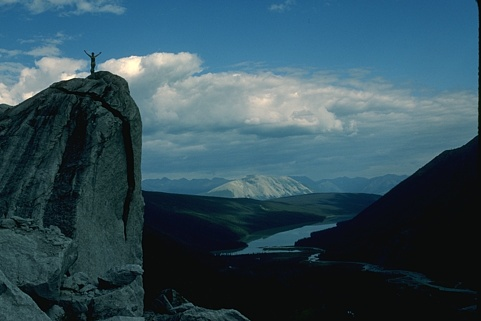
#> input picture images/natural_image_sets/CBSD68/14037.png, 481 x 321 px
$ python GCMV.py
#> lines starting #> are read from the running program, lines starting #| are printed output that depends on the picture; long printed decimals are rounded
#> in simple_example, image is the input picture: shape (321, 481, 3); mean B, G, R 90.4, 78.3, 50.3
#!/usr/bin/python
# -*- coding: UTF-8 -*-
"""
This is the implementation of a baseline method GCMV.
Ref: Mahamdioua, Meriama, and Mohamed Benmohammed. "New mean-variance gamma method for automatic gamma correction." International Journal of Image, Graphics and Signal Processing 9, no. 3 (2017)
Author: Yong Lee
E-Mail: yongli.cv@gmail.com
C-Data: 2021.4.8
"""
import cv2
import time
import numpy as np
import scipy.optimize as op


def GCMV(image, mask=None):
    """
    :param image:  input image, color (3 channels) or gray (1 channel);
    :param mask:  calc gamma value in the mask area, default is the whole image;
    :return: gamma, and output
    """

    # Step 1. Check the inputs: image
    if np.ndim(image) == 3 and image.shape[-1] == 3:  # color image
        hsv = cv2.cvtColor(image, cv2.COLOR_BGR2HSV)
#> hsv: shape (321, 481, 3); mean H, S, V 94, 118.4, 90.9
        img = hsv[:, :, 2]
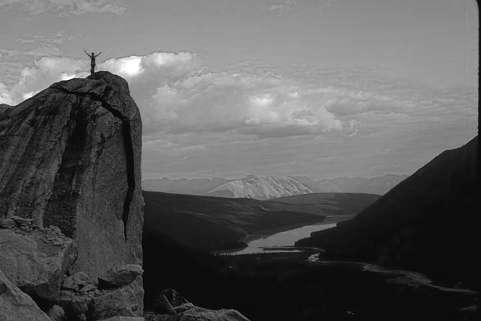
#> img: shape (321, 481); min 3, max 255, mean 90.9
        color_flag = True
    elif np.ndim(image) == 2:  # gray image
        img = image
        color_flag = False
    else:
        print("ERROR：check the input image of AGT function...")
        return 1, None

    if mask is not None:
        mask = mask<255
    else:
        mask = np.ones_like(img)

    # Step 2. Main steps of GCMV
    n_img = img/255.0
    mean = np.mean(n_img)
#> mean = 0.357
    gamma_list = np.arange(0.01,1.01,0.01) if mean<=0.5 else np.arange(1.1,10.1,0.1)
#> gamma_list = 100 values from 0.01 to 1

    score = np.zeros_like(gamma_list)
#> score = 100 values from 0 to 0
    for k, gamma in enumerate(gamma_list):
        t_img = np.power(n_img, gamma)
        m1, v1 = np.mean(t_img, axis=0), np.var(t_img, axis=0)
        m2, v2 = np.mean(t_img, axis=1), np.var(t_img, axis=1)
        score[k] = np.mean(np.power(m1-0.5077,2)) + np.mean(np.power(m2-0.5077,2))+np.mean(np.power(v1-0.0268,2)) + np.mean(np.power(v2-0.0268,2))
#> this loop made 100 passes
#> gamma on passes 1 to 12: 0.01, 0.02, 0.03, 0.04, 0.05, 0.06, 0.07, 0.08, 0.09, 0.1, 0.11, 0.12
#> pass 1, in GCMV, `t_img = np.power(n_img, gamma)`:
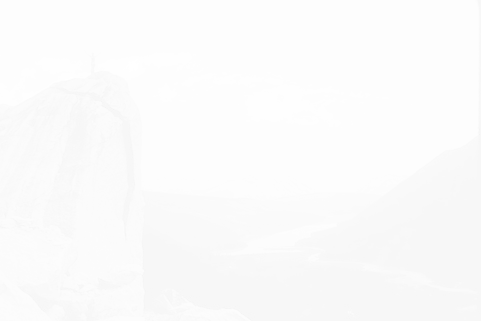
#> t_img: shape (321, 481) float64; min 0.957, max 1, mean 0.986
#> after the loop, score = 100 values, max 0.459 at index 0, min 0.0388 at index 54, mean 0.106

    # grid search for the optimal gamma
    ind = np.argmin(score)
#> ind = 54
    best_gamma =gamma_list[ind]
#> best_gamma = 0.55
    # print(best_gamma)

    # Step 2.4 apply gamma transformation
    n_img = (img+0.5)/256
    output = np.power(n_img, best_gamma)
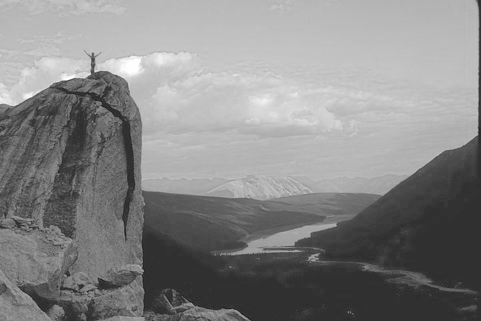
#> output: shape (321, 481) float64; min 0.0943, max 0.999, mean 0.527

    # Step 3.0 stretch back and post-process
    # if mask is not None:
    #     output = (output * 256 - 0.5) * mask / 255.0
    # else:
    output = (output * 256 - 0.5)
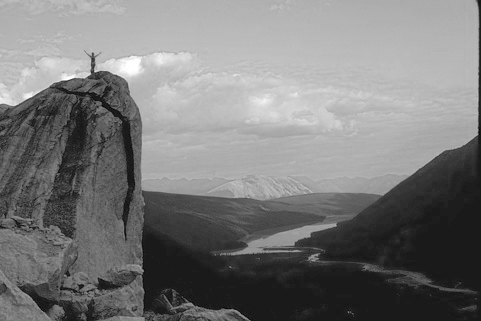
#> output: shape (321, 481) float64; min 23.65, max 255.2, mean 134.5; drawn with min black and max white
    output = output.round().astype(np.uint8)
    if color_flag:
        hsv[:, :, 2] = output
#> hsv: shape (321, 481, 3); mean H, S, V 94, 118.4, 134.4
        output = cv2.cvtColor(hsv, cv2.COLOR_HSV2BGR)
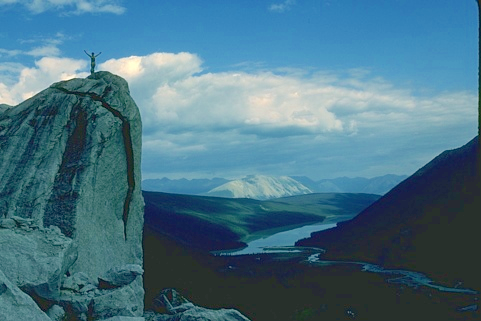
#> output: shape (321, 481, 3); mean B, G, R 133.3, 115.1, 72.3

    return best_gamma, output


# test function
def simple_example():
    image = cv2.imread(r"../../images/natural_image_sets/CBSD68/14037.png")
    visual = False

    start_time = time.time()
    gamma, output = GCMV(image)
#> gamma = 0.55
    end_time = time.time()

    print("Estimated gamma =" + str(gamma) + ", with time cost=" + str(end_time - start_time) + "s")
#| Estimated gamma =0.55, with time cost=0.4417908191680908s
    # [5 lines of commented-out code are left out]
    import matplotlib.pyplot as plt
    plt.figure()
    plt.imshow(image[:, :, ::-1])
    plt.title("Before: GCMV")
    plt.figure()
    plt.imshow(output[:, :, ::-1])
    plt.title("After: GCMV")
    plt.show()


if __name__ == '__main__':
    simple_example()

$ run again, with images/natural_image_sets/CBSD68/101085.png copied over images/natural_image_sets/CBSD68/14037.png
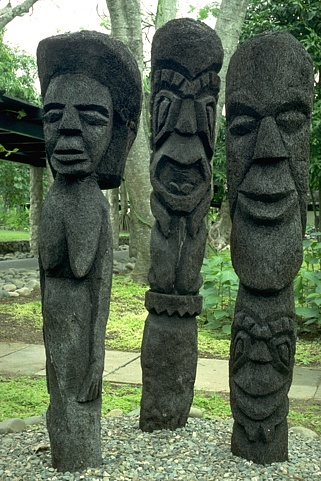
#> input picture images/natural_image_sets/CBSD68/101085.png, 321 x 481 px
#> in simple_example, image is the input picture: shape (481, 321, 3); mean B, G, R 80.9, 102.6, 87.8
#> in GCMV, `img = hsv[:, :, 2]`:
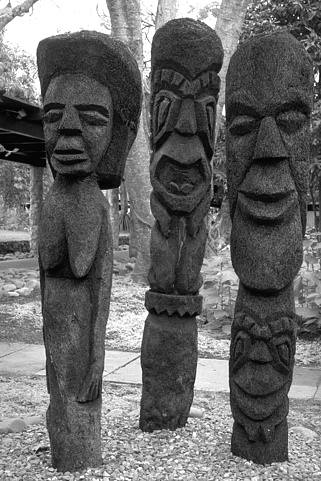
#> img: shape (481, 321); min 0, max 255, mean 102.9
#> mean = 0.403
#> gamma_list = 100 values from 0.01 to 1
#> the loop in GCMV, `for k, gamma in enumerate(gamma_list):` made 100 passes
#> gamma on passes 1 to 8: 0.01, 0.02, 0.03, 0.04, 0.05, 0.06, 0.07, 0.08
#> after the loop in GCMV, `for k, gamma in enumerate(gamma_list):`: score = 100 values, max 0.464 at index 0, min 0.025 at index 65, mean 0.104
#> ind = 65
#> best_gamma = 0.66
#> in GCMV, `output = cv2.cvtColor(hsv, cv2.COLOR_HSV2BGR)`:
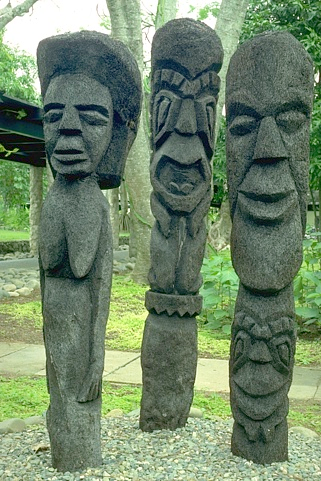
#> output: shape (481, 321, 3); mean B, G, R 105.6, 133.4, 112.1
#| Estimated gamma =0.66, with time cost=0.47004079818725586s

$ run again, with images/natural_image_sets/CBSD68/103070.png copied over images/natural_image_sets/CBSD68/14037.png
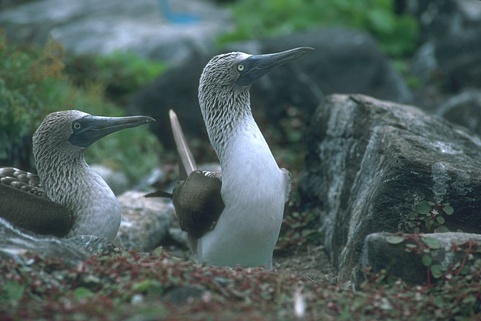
#> input picture images/natural_image_sets/CBSD68/103070.png, 481 x 321 px
#> in simple_example, image is the input picture: shape (321, 481, 3); mean B, G, R 92.7, 95.6, 78.9
#> in GCMV, `img = hsv[:, :, 2]`:
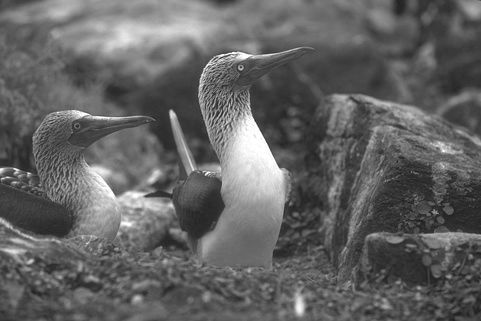
#> img: shape (321, 481); min 29, max 255, mean 99
#> mean = 0.388
#> gamma_list = 100 values from 0.01 to 1
#> the loop in GCMV, `for k, gamma in enumerate(gamma_list):` made 100 passes
#> gamma on passes 1 to 8: 0.01, 0.02, 0.03, 0.04, 0.05, 0.06, 0.07, 0.08
#> after the loop in GCMV, `for k, gamma in enumerate(gamma_list):`: score = 100 values, max 0.466 at index 0, min 0.0065 at index 68, mean 0.0977
#> ind = 68
#> best_gamma = 0.69
#> in GCMV, `output = cv2.cvtColor(hsv, cv2.COLOR_HSV2BGR)`:
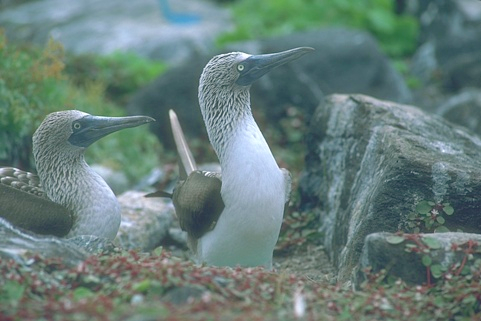
#> output: shape (321, 481, 3); mean B, G, R 121.9, 126.3, 103.4
#| Estimated gamma =0.69, with time cost=0.424072265625s

$ run again, with images/natural_image_sets/CBSD68/105025.png copied over images/natural_image_sets/CBSD68/14037.png
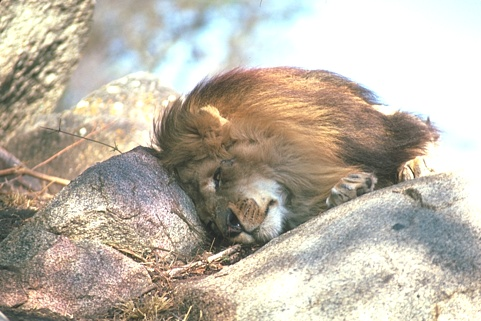
#> input picture images/natural_image_sets/CBSD68/105025.png, 481 x 321 px
#> in simple_example, image is the input picture: shape (321, 481, 3); mean B, G, R 168.1, 181.7, 189.9
#> mean = 0.758
#> gamma_list = 90 values from 1.1 to 10
#> the loop in GCMV, `for k, gamma in enumerate(gamma_list):` made 90 passes
#> gamma on passes 1 to 8: 1.1, 1.2, 1.3, 1.4, 1.5, 1.6, 1.7, 1.8
#> after the loop in GCMV, `for k, gamma in enumerate(gamma_list):`:
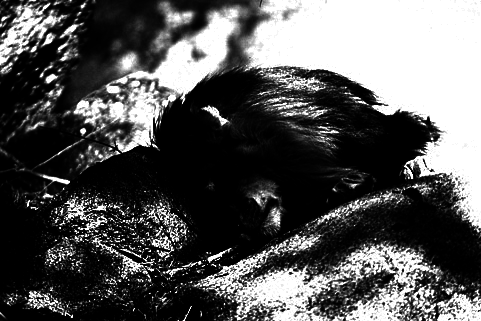
#> t_img: shape (321, 481) float64; min 4.14e-09, max 1, mean 0.346
#> after the loop in GCMV, `for k, gamma in enumerate(gamma_list):`: score = 90 values, max 0.15 at index 89, min 0.0619 at index 16, mean 0.103
#> ind = 16
#> best_gamma = 2.7
#> in GCMV, `output = cv2.cvtColor(hsv, cv2.COLOR_HSV2BGR)`:
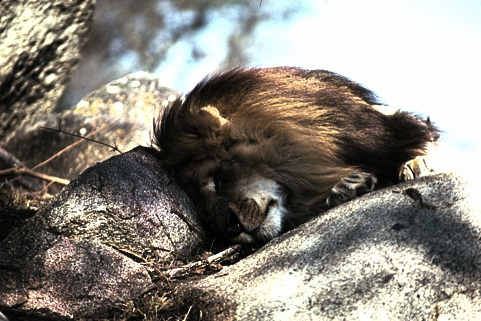
#> output: shape (321, 481, 3); mean B, G, R 125.9, 134.3, 139
#| Estimated gamma =2.700, with time cost=0.4269413948059082s
